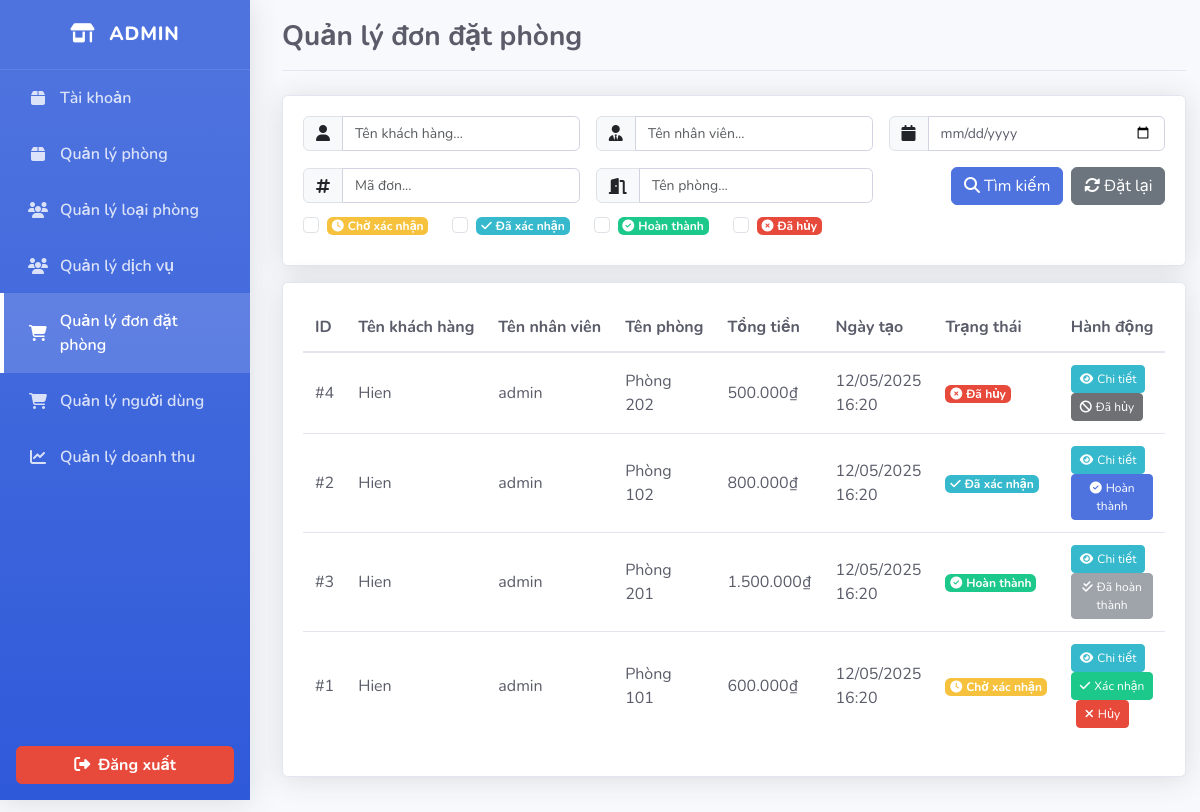
/admin.php?tab=contacts (signed in), run on the app's committed database.
### tables this page shows
CREATE TABLE contacts (
    id INT AUTO_INCREMENT PRIMARY KEY,
    customer_id INT,
    employee_id INT,
    room_id INT,
    total_price DECIMAL(10, 2) NOT NULL,
    deposit INT, 
    extra INT, 
    note TEXT,
    order_date TIMESTAMP DEFAULT CURRENT_TIMESTAMP,
    discount_code VARCHAR(50),
    status ENUM('Chờ xác nhận', 'Đã xác nhận', 'Hoàn thành', 'Đã hủy') DEFAULT 'Chờ xác nhận',
    expected_check_in DATETIME NOT NULL,
    expected_check_out DATETIME NOT NULL,
    FOREIGN KEY (room_id) REFERENCES rooms(id),
    FOREIGN KEY (discount_code) REFERENCES discounts(code),
    FOREIGN KEY (customer_id) REFERENCES users(id),
    FOREIGN KEY (employee_id) REFERENCES users(id)
);

CREATE TABLE users (
    id INT AUTO_INCREMENT PRIMARY KEY,
    cccd VARCHAR(12) UNIQUE,
    username VARCHAR(50) NOT NULL,
    password VARCHAR(255) NOT NULL,
    email VARCHAR(100) NOT NULL,
    phone VARCHAR(15),
    address TEXT,
    gender ENUM('Male', 'Female', 'Other'),
    birthdate DATE NOT NULL,
    avatar VARCHAR(255),
    role ENUM ('Customer', 'Employee', 'Admin', 'Sponsor'),
    created_at TIMESTAMP DEFAULT CURRENT_TIMESTAMP
);

CREATE TABLE rooms (
    id INT AUTO_INCREMENT PRIMARY KEY,
    name VARCHAR(50) NOT NULL,
    type_id INT,
    description TEXT,
    status ENUM('Còn trống', 'Đã đặt', 'Bảo trì') DEFAULT 'Còn trống',
    image VARCHAR(255),
    FOREIGN KEY (type_id) REFERENCES room_types(id)
);

### admin.php (the view, shortened to what the rows shown need)
<?php
include('config/db.php');
$active_tab = isset($_GET['tab']) ? $_GET['tab'] : 'account';
?>
<!DOCTYPE html>
<html lang="en">
<head>
    <link rel="stylesheet" href="assets/css/bootstrap.min.css">
    <link rel="stylesheet" href="assets/css/Info.css">
</head>
<body>
    <div class="d-flex">
        <div class="content-wrapper">
            <div class="container-fluid mx-auto" style="max-width: 1200px;">
                <div class="tab-content">
                    <div class="tab-pane fade <?php echo ($active_tab == 'contacts') ? 'show active' : ''; ?>" id="manage-contacts">
                        <div class="card">
                            <div class="card-body">
                                <div class="table-responsive">
                                    <table class="dashboard-table">
                                        <thead>
                                            <tr>
                                                <th>ID</th>
                                                <th>Tên khách hàng</th>
                                                <th>Tên nhân viên</th>
                                                <th>Tên phòng</th>
                                                <th>Tổng tiền</th>
                                                <th>Ngày tạo</th>
                                                <th>Trạng thái</th>
                                                <th>Hành động</th>
                                            </tr>
                                        </thead>
                                        <tbody>
                                            <?php
                                            $query = "
                                                        SELECT
                                                            contacts.id,
                                                            customer.username AS customer_name,
                                                            employee.username AS employee_name,
                                                            rooms.name AS room_name,
                                                            contacts.total_price,
                                                            contacts.order_date,
                                                            contacts.status
                                                        FROM contacts
                                                        INNER JOIN users AS customer ON contacts.customer_id = customer.id
                                                        LEFT JOIN users AS employee ON contacts.employee_id = employee.id
                                                        LEFT JOIN rooms ON contacts.room_id = rooms.id
                                                        WHERE 1=1
                                                    ";
                                            $query .= " ORDER BY contacts.order_date DESC";
                                            $stmt = $conn->prepare($query);
                                            $stmt->execute();
                                            $result = $stmt->get_result();
                                            while ($contact = $result->fetch_assoc()) {
                                                echo "<tr>";
                                                echo "<td>#" . htmlspecialchars($contact['id']) . "</td>";
                                                echo "<td>" . htmlspecialchars($contact['customer_name']) . "</td>";
                                                echo "<td>" . htmlspecialchars($contact['employee_name'] ?? '—') . "</td>";
                                                echo "<td>" . htmlspecialchars($contact['room_name'] ?? '—') . "</td>";
                                                echo "<td>" . number_format($contact['total_price'], 0, ',', '.') . "₫</td>";
                                                echo "<td>" . date('d/m/Y H:i', strtotime($contact['order_date'])) . "</td>";
                                                $badge = "";
                                                switch ($contact['status']) {
                                                    case 'Chờ xác nhận':
                                                        $badge = '<span class="badge badge-warning"><i class="fas fa-clock me-1"></i>Chờ xác nhận</span>';
                                                        break;
                                                    case 'Đã xác nhận':
                                                        $badge = '<span class="badge badge-info"><i class="fas fa-check me-1"></i>Đã xác nhận</span>';
                                                        break;
                                                    case 'Hoàn thành':
                                                        $badge = '<span class="badge badge-success"><i class="fas fa-check-circle me-1"></i>Hoàn thành</span>';
                                                        break;
                                                    case 'Đã hủy':
                                                        $badge = '<span class="badge badge-danger"><i class="fas fa-times-circle me-1"></i>Đã hủy</span>';
                                                        break;
                                                }
                                                echo "<td>$badge</td>";
                                                echo "<td>";
                                                echo "<a href='contact_details.php?id={$contact['id']}&source_tab=contacts' class='btn btn-info-dashboard btn-sm me-1'>
                                    <i class='fas fa-eye me-1'></i>Chi tiết
                                  </a>";
                                                switch ($contact['status']) {
                                                    case 'Chờ xác nhận':
                                                        echo "<form action='contact_actions.php' method='POST' style='display:inline-block;'>
                                            <input type='hidden' name='confirm_id' value='{$contact['id']}'>
                                            <button type='submit' name='confirm_contact' class='btn btn-success-dashboard btn-sm' onclick='return confirm(\"Xác nhận thao tác?\")'>
                                                <i class='fas fa-check me-1'></i>Xác nhận
                                            </button>
                                          </form>
                                          <form action='contact_actions.php' method='POST' style='display:inline-block; margin-left: 5px;'>
                                            <input type='hidden' name='cancel_id' value='{$contact['id']}'>
                                            <button type='submit' name='cancel_order' class='btn btn-danger-dashboard btn-sm' onclick='return confirm(\"Xác nhận thao tác?\")'>
                                                <i class='fas fa-times me-1'></i>Hủy
                                            </button>
                                          </form>";
                                                        break;
                                                    case 'Đã xác nhận':
                                                        echo "<form action='contact_actions.php' method='POST' style='display:inline-block;'>
                                            <input type='hidden' name='complete_id' value='{$contact['id']}'>
                                            <button type='submit' name='complete_order' class='btn btn-primary-dashboard btn-sm' onclick='return confirm(\"Xác nhận thao tác?\")'>
                                                <i class='fas fa-check-circle me-1'></i>Hoàn thành
                                            </button>
                                          </form>";
                                                        break;
                                                    case 'Hoàn thành':
                                                        echo "<button class='btn btn-secondary btn-sm' disabled>
                                            <i class='fas fa-check-double me-1'></i>Đã hoàn thành
                                          </button>";
                                                        break;
                                                    case 'Đã hủy':
                                                        echo "<button class='btn btn-dark btn-sm' disabled>
                                            <i class='fas fa-ban me-1'></i>Đã hủy
                                          </button>";
                                                        break;
                                                }
                                                echo "</td>";
                                                echo "</tr>";
                                            }
                                            ?>
                                        </tbody>
                                    </table>
                                </div>
                            </div>
                        </div>
                    </div>
</body>
</html>

### data on the page
contacts: id "4", customer.username "Hien", employee.username "admin", room.name "Phòng 202", total_price "500.000", order_date "12/05/2025 16:20", status "Đã hủy" (drawn)
contacts: id "2", customer.username "Hien", employee.username "admin", room.name "Phòng 102", total_price "800.000", order_date "12/05/2025 16:20", status "Đã xác nhận" (drawn)
contacts: id "3", customer.username "Hien", employee.username "admin", room.name "Phòng 201", total_price "1.500.000", order_date "12/05/2025 16:20", status "Hoàn thành" (drawn)
contacts: id "1", customer.username "Hien", employee.username "admin", room.name "Phòng 101", total_price "600.000", order_date "12/05/2025 16:20", status "Chờ xác nhận" (drawn)

### other printed values
$status "Chờ xác nhận"
$status "Đã xác nhận"
$status "Hoàn thành"
$status "Đã hủy"
